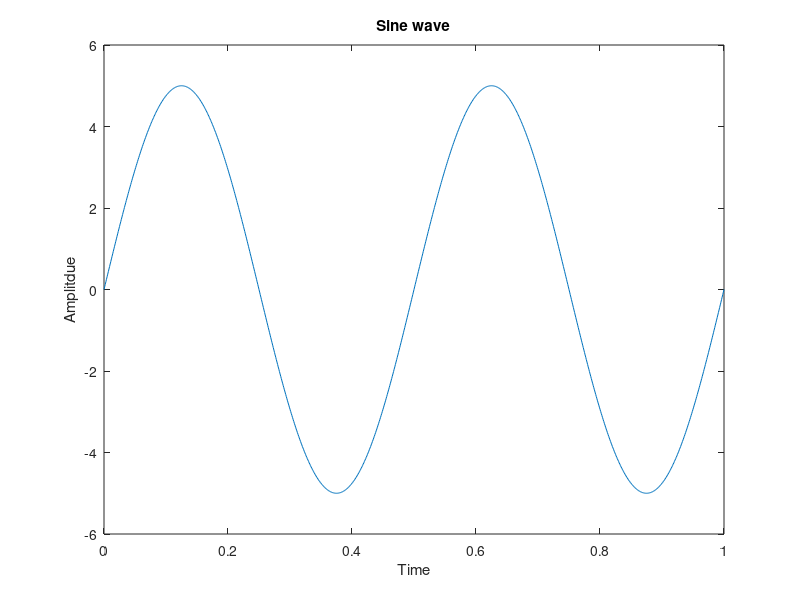

MATLAB code for this plot:
% Generation of Sine wave

t = 0:0.001:1;
a = 5;
f = 2;
x = a*sin(2*pi*f*t);

plot(t,x);
title('Sine wave');
xlabel('Time');
ylabel('Amplitdue');
